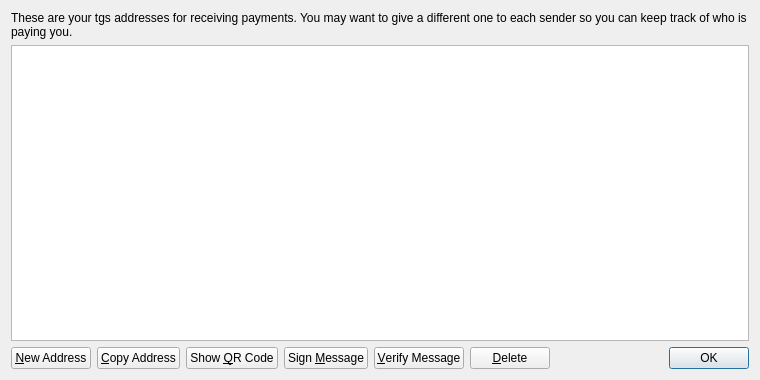
<?xml version="1.0" encoding="UTF-8"?>
<ui version="4.0">
 <class>AddressBookPage</class>
 <widget class="QWidget" name="AddressBookPage">
  <property name="geometry">
   <rect>
    <x>0</x>
    <y>0</y>
    <width>760</width>
    <height>380</height>
   </rect>
  </property>
  <property name="windowTitle">
   <string>Address Book</string>
  </property>
  <layout class="QVBoxLayout" name="verticalLayout">
   <item>
    <widget class="QLabel" name="labelExplanation">
     <property name="text">
      <string>These are your tgs addresses for receiving payments. You may want to give a different one to each sender so you can keep track of who is paying you.</string>
     </property>
     <property name="textFormat">
      <enum>Qt::PlainText</enum>
     </property>
     <property name="wordWrap">
      <bool>true</bool>
     </property>
    </widget>
   </item>
   <item>
    <widget class="QTableView" name="tableView">
     <property name="contextMenuPolicy">
      <enum>Qt::CustomContextMenu</enum>
     </property>
     <property name="toolTip">
      <string>Double-click to edit address or label</string>
     </property>
     <property name="tabKeyNavigation">
      <bool>false</bool>
     </property>
     <property name="alternatingRowColors">
      <bool>true</bool>
     </property>
     <property name="selectionMode">
      <enum>QAbstractItemView::SingleSelection</enum>
     </property>
     <property name="selectionBehavior">
      <enum>QAbstractItemView::SelectRows</enum>
     </property>
     <property name="sortingEnabled">
      <bool>true</bool>
     </property>
     <attribute name="verticalHeaderVisible">
      <bool>false</bool>
     </attribute>
    </widget>
   </item>
   <item>
    <layout class="QHBoxLayout" name="horizontalLayout">
     <item>
      <widget class="QPushButton" name="newAddressButton">
       <property name="toolTip">
        <string>Create a new address</string>
       </property>
       <property name="text">
        <string>&amp;New Address</string>
       </property>
       <property name="icon">
        <iconset resource="../bitcoin.qrc">
         <normaloff>:/icons/add</normaloff>:/icons/add</iconset>
       </property>
      </widget>
     </item>
     <item>
      <widget class="QPushButton" name="copyToClipboard">
       <property name="toolTip">
        <string>Copy the currently selected address to the system clipboard</string>
       </property>
       <property name="text">
        <string>&amp;Copy Address</string>
       </property>
       <property name="icon">
        <iconset resource="../bitcoin.qrc">
         <normaloff>:/icons/editcopy</normaloff>:/icons/editcopy</iconset>
       </property>
      </widget>
     </item>
     <item>
      <widget class="QPushButton" name="showQRCode">
       <property name="text">
        <string>Show &amp;QR Code</string>
       </property>
       <property name="icon">
        <iconset resource="../bitcoin.qrc">
         <normaloff>:/icons/qrcode</normaloff>:/icons/qrcode</iconset>
       </property>
      </widget>
     </item>
     <item>
      <widget class="QPushButton" name="signMessage">
       <property name="toolTip">
        <string>Sign a message to prove you own a tgs address</string>
       </property>
       <property name="text">
        <string>Sign &amp;Message</string>
       </property>
       <property name="icon">
        <iconset resource="../bitcoin.qrc">
         <normaloff>:/icons/edit</normaloff>:/icons/edit</iconset>
       </property>
      </widget>
     </item>
     <item>
      <widget class="QPushButton" name="verifyMessage">
       <property name="toolTip">
        <string>Verify a message to ensure it was signed with a specified tgs address</string>
       </property>
       <property name="text">
        <string>&amp;Verify Message</string>
       </property>
       <property name="icon">
        <iconset resource="../bitcoin.qrc">
         <normaloff>:/icons/transaction_0</normaloff>:/icons/transaction_0</iconset>
       </property>
      </widget>
     </item>
     <item>
      <widget class="QPushButton" name="deleteButton">
       <property name="toolTip">
        <string>Delete the currently selected address from the list</string>
       </property>
       <property name="text">
        <string>&amp;Delete</string>
       </property>
       <property name="icon">
        <iconset resource="../bitcoin.qrc">
         <normaloff>:/icons/remove</normaloff>:/icons/remove</iconset>
       </property>
      </widget>
     </item>
     <item>
      <spacer name="horizontalSpacer">
       <property name="orientation">
        <enum>Qt::Horizontal</enum>
       </property>
       <property name="sizeHint" stdset="0">
        <size>
         <width>40</width>
         <height>20</height>
        </size>
       </property>
      </spacer>
     </item>
     <item>
      <widget class="QDialogButtonBox" name="buttonBox">
       <property name="sizePolicy">
        <sizepolicy hsizetype="Maximum" vsizetype="Fixed">
         <horstretch>0</horstretch>
         <verstretch>0</verstretch>
        </sizepolicy>
       </property>
       <property name="standardButtons">
        <set>QDialogButtonBox::Ok</set>
       </property>
      </widget>
     </item>
    </layout>
   </item>
  </layout>
 </widget>
 <resources>
  <include location="../bitcoin.qrc"/>
 </resources>
 <connections/>
</ui>
